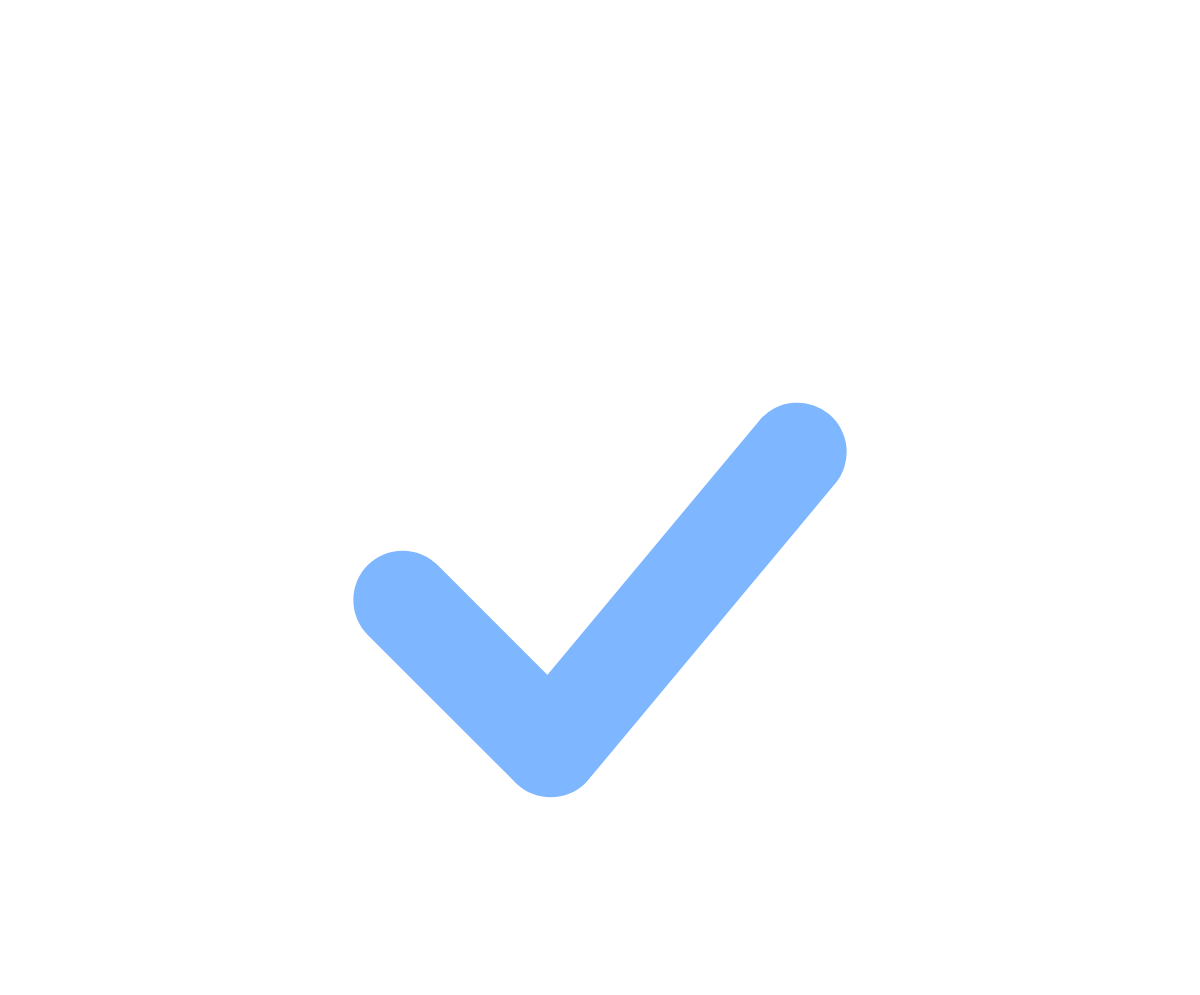
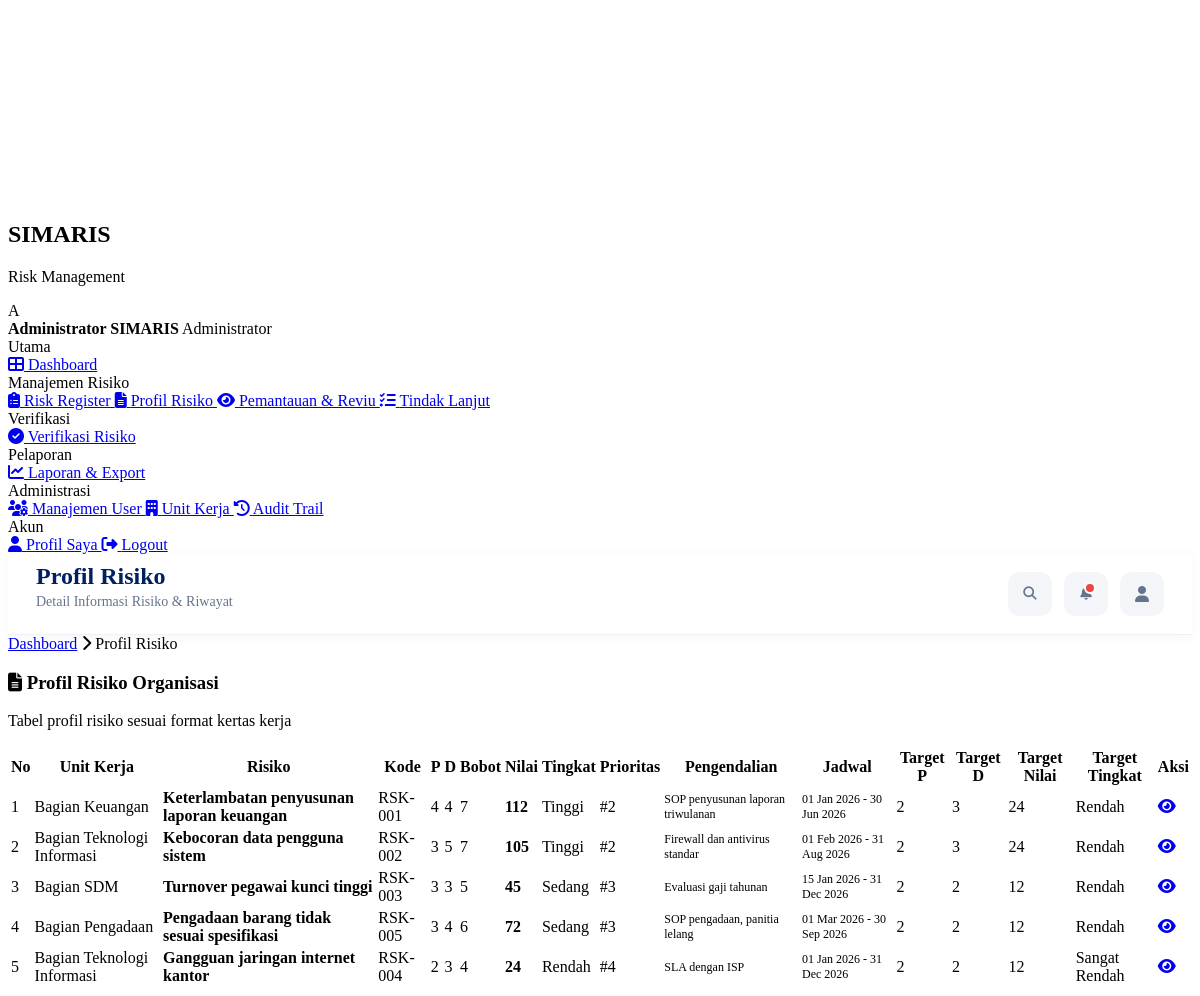
/pages/profil_risiko.php (signed in), run on the app's committed database (2 pictures, top to bottom).
### tables this page shows
CREATE TABLE `risiko` (
  `id`              INT(11)      NOT NULL AUTO_INCREMENT,
  `kode_risiko`     VARCHAR(30)  NOT NULL UNIQUE,
  `nama_risiko`     VARCHAR(255) NOT NULL,
  `unit_id`         INT(11)      NOT NULL,
  `penyebab`        TEXT         NOT NULL,
  `sumber_risiko`   ENUM('internal','eksternal') NOT NULL,
  `kategori_cuc`    ENUM('C','UC') NOT NULL COMMENT 'Controllable / Uncontrollable',
  `dampak_uraian`   TEXT         NOT NULL,
   
  `pengendalian`    TEXT,
  `efektivitas`     ENUM('efektif','tidak_efektif') DEFAULT 'tidak_efektif',
   
  `likelihood`      INT(1)       NOT NULL,
  `impact`          INT(1)       NOT NULL,
  `bobot`           INT(2)       NOT NULL,
  `nilai_risiko`    INT(4)       NOT NULL COMMENT 'P x D x Bobot',
  `tingkat_risiko`  ENUM('sangat_rendah','rendah','sedang','tinggi','sangat_tinggi') NOT NULL,
  `prioritas`       INT(1)       NOT NULL COMMENT '1=ST, 2=T, 3=S, 4=R, 5=SR',
   
  `selera_risiko`   ENUM('dalam_batas','diatas_batas') NOT NULL,
  `pilihan_penanganan` ENUM('menerima','mitigasi','menghindari','berbagi') NOT NULL,
   
  `rpr_uraian`      TEXT,
  `jadwal_mulai`    DATE,
  `jadwal_selesai`  DATE,
  `pj_id`           INT(11)      DEFAULT NULL COMMENT 'Penanggung Jawab',
   
  `target_likelihood`     INT(1),
  `target_impact`         INT(1),
  `target_bobot`          INT(2),
  `target_nilai_risiko`   INT(4),
  `target_tingkat_risiko` ENUM('sangat_rendah','rendah','sedang','tinggi','sangat_tinggi'),
   
  `status_mitigasi` ENUM('belum','belum_dimulai','dalam_proses','on_progress','selesai') DEFAULT 'belum_dimulai',
  `progress`        INT(3)       DEFAULT 0 COMMENT 'Persentase 0-100',
   
  `status_verifikasi` ENUM('draft','menunggu','disetujui','ditolak') DEFAULT 'draft',
  `verifikator_id`    INT(11)    DEFAULT NULL,
  `tanggal_verifikasi` DATETIME  DEFAULT NULL,
  `catatan_verifikasi` TEXT,
   
  `created_by`      INT(11)      NOT NULL,
  `created_at`      TIMESTAMP    DEFAULT CURRENT_TIMESTAMP,
  `updated_at`      TIMESTAMP    DEFAULT CURRENT_TIMESTAMP ON UPDATE CURRENT_TIMESTAMP,
  PRIMARY KEY (`id`),
  KEY `idx_unit` (`unit_id`),
  KEY `idx_tingkat` (`tingkat_risiko`),
  KEY `idx_status` (`status_mitigasi`)
);

CREATE TABLE `unit_kerja` (
  `id`         INT(11)      NOT NULL AUTO_INCREMENT,
  `kode_unit`  VARCHAR(20)  NOT NULL UNIQUE,
  `nama_unit`  VARCHAR(150) NOT NULL,
  `deskripsi`  TEXT,
  `created_at` TIMESTAMP    DEFAULT CURRENT_TIMESTAMP,
  PRIMARY KEY (`id`)
);

### pages/profil_risiko.php (the view, shortened to what the rows shown need)
<?php
require_once __DIR__ . '/../includes/header.php';
$id = (int)($_GET['id'] ?? 0);
if ($id > 0) {
    $stmt = $pdo->prepare("
        SELECT r.*, u.nama_unit, usr.nama_lengkap AS pj_nama, ver.nama_lengkap AS verif_nama
        FROM risiko r
        LEFT JOIN unit_kerja u ON u.id = r.unit_id
        LEFT JOIN users usr   ON usr.id = r.pj_id
        LEFT JOIN users ver   ON ver.id = r.verifikator_id
        WHERE r.id = ?");
    $stmt->execute([$id]);
    $r = $stmt->fetch();
    if (!$r) {
        flash('danger', 'Data risiko tidak ditemukan');
        header('Location: profil_risiko.php');
        exit;
    }
    $tl = $pdo->prepare("SELECT t.*, u.nama_lengkap FROM tindak_lanjut t
        LEFT JOIN users u ON u.id = t.user_id
        WHERE t.risiko_id=? ORDER BY t.tanggal DESC");
    $tl->execute([$id]);
    $tindak = $tl->fetchAll();
    $pm = $pdo->prepare("SELECT p.*, u.nama_lengkap FROM pemantauan p
        LEFT JOIN users u ON u.id = p.user_id
        WHERE p.risiko_id=? ORDER BY p.tanggal DESC");
    $pm->execute([$id]);
    $pemantauan = $pm->fetchAll();
?>
<div class="breadcrumb">
    <a href="<?= APP_URL ?>/dashboard.php">Dashboard</a>
    <i class="fas fa-chevron-right"></i>
    <a href="profil_risiko.php">Profil Risiko</a>
    <i class="fas fa-chevron-right"></i>
    <span><?= e($r['kode_risiko']) ?></span>
</div>
<div class="card">
    <div style="display:flex;justify-content:space-between;align-items:flex-start;flex-wrap:wrap;gap:16px;margin-bottom:24px">
        <div>
            <div style="display:flex;align-items:center;gap:12px;margin-bottom:8px">
                <span class="badge badge-info" style="font-size:13px;padding:6px 12px"><?= e($r['kode_risiko']) ?></span>
                <?= badgeTingkatRisiko($r['tingkat_risiko']) ?>
                <?= badgeStatusMitigasi($r['status_mitigasi']) ?>
                <?= badgeStatusVerifikasi($r['status_verifikasi']) ?>
            </div>
            <h2 style="color:var(--primary);margin-bottom:6px"><?= e($r['nama_risiko']) ?></h2>
            <p class="text-mute"><i class="fas fa-building"></i> <?= e($r['nama_unit']) ?></p>
        </div>
        <div style="display:flex;gap:8px">
            <a href="risiko.php?edit=<?= $r['id'] ?>" class="btn btn-primary"><i class="fas fa-edit"></i> Edit</a>
            <a href="tindak_lanjut.php?risiko=<?= $r['id'] ?>" class="btn btn-success"><i class="fas fa-plus"></i> Tindak Lanjut</a>
        </div>
    </div>
    <div class="row-2">
        <div>
            <h4 style="color:var(--primary-light);margin-bottom:12px"><i class="fas fa-info-circle"></i> Identifikasi</h4>
            <table style="width:100%;font-size:13px">
                <tr><td style="padding:6px 0;color:var(--text-mute);width:40%">Penyebab</td>
                    <td style="padding:6px 0"><?= nl2br(e($r['penyebab'])) ?></td></tr>
                <tr><td style="padding:6px 0;color:var(--text-mute)">Sumber</td>
                    <td style="padding:6px 0"><?= ucfirst($r['sumber_risiko']) ?> (<?= $r['kategori_cuc'] ?>)</td></tr>
                <tr><td style="padding:6px 0;color:var(--text-mute)">Dampak</td>
                    <td style="padding:6px 0"><?= nl2br(e($r['dampak_uraian'])) ?></td></tr>
            </table>
        </div>
        <div>
            <h4 style="color:var(--primary-light);margin-bottom:12px"><i class="fas fa-chart-bar"></i> Analisis</h4>
            <table style="width:100%;font-size:13px">
                <tr><td style="padding:6px 0;color:var(--text-mute);width:40%">Pengendalian</td>
                    <td style="padding:6px 0"><?= nl2br(e($r['pengendalian'] ?: '-')) ?></td></tr>
                <tr><td style="padding:6px 0;color:var(--text-mute)">Efektivitas</td>
                    <td style="padding:6px 0"><?= $r['efektivitas']=='efektif'?'<span class="badge badge-success">Efektif</span>':'<span class="badge badge-warning">Tidak Efektif</span>' ?></td></tr>
                <tr><td style="padding:6px 0;color:var(--text-mute)">P × D × Bobot</td>
                    <td style="padding:6px 0"><strong><?= $r['likelihood'] ?> × <?= $r['impact'] ?> × <?= $r['bobot'] ?> = <?= $r['nilai_risiko'] ?></strong></td></tr>
                <tr><td style="padding:6px 0;color:var(--text-mute)">Prioritas</td>
                    <td style="padding:6px 0">#<?= $r['prioritas'] ?></td></tr>
            </table>
        </div>
    </div>
    <hr style="margin:20px 0;border:none;border-top:1px solid var(--border-light)">
    <div class="row-2">
        <div>
            <h4 style="color:var(--primary-light);margin-bottom:12px"><i class="fas fa-balance-scale"></i> Evaluasi & Penanganan</h4>
            <table style="width:100%;font-size:13px">
                <tr><td style="padding:6px 0;color:var(--text-mute);width:40%">Selera Risiko</td>
                    <td style="padding:6px 0"><?= $r['selera_risiko']=='dalam_batas'?'<span class="badge badge-success">Dalam Batas</span>':'<span class="badge badge-warning">Di Atas Batas</span>' ?></td></tr>
                <tr><td style="padding:6px 0;color:var(--text-mute)">Pilihan Penanganan</td>
                    <td style="padding:6px 0"><?= ucfirst(str_replace('_',' ',$r['pilihan_penanganan'])) ?> Risiko</td></tr>
                <tr><td style="padding:6px 0;color:var(--text-mute)">Rencana</td>
                    <td style="padding:6px 0"><?= nl2br(e($r['rpr_uraian'] ?: '-')) ?></td></tr>
                <tr><td style="padding:6px 0;color:var(--text-mute)">Jadwal</td>
                    <td style="padding:6px 0"><?= formatTanggal($r['jadwal_mulai']) ?> s/d <?= formatTanggal($r['jadwal_selesai']) ?></td></tr>
            </table>
        </div>
        <div>
            <h4 style="color:var(--primary-light);margin-bottom:12px"><i class="fas fa-bullseye"></i> Target Penurunan</h4>
            <table style="width:100%;font-size:13px">
                <?php if ($r['target_nilai_risiko']): ?>
                <tr><td style="padding:6px 0;color:var(--text-mute);width:40%">Target P × D × Bobot</td>
                    <td style="padding:6px 0"><strong><?= $r['target_likelihood'] ?> × <?= $r['target_impact'] ?> × <?= $r['target_bobot'] ?> = <?= $r['target_nilai_risiko'] ?></strong></td></tr>
                <tr><td style="padding:6px 0;color:var(--text-mute)">Target Tingkat</td>
                    <td style="padding:6px 0"><?= badgeTingkatRisiko($r['target_tingkat_risiko']) ?></td></tr>
                <tr><td style="padding:6px 0;color:var(--text-mute)">Penurunan</td>
                    <td style="padding:6px 0;color:var(--success)">
                        <i class="fas fa-arrow-down"></i> <?= round((($r['nilai_risiko']-$r['target_nilai_risiko'])/$r['nilai_risiko'])*100) ?>%
                    </td></tr>
                <?php else: ?>
                <tr><td colspan="2" class="text-mute" style="padding:6px 0">Target penurunan belum ditetapkan</td></tr>
                <?php endif; ?>
                <tr><td style="padding:6px 0;color:var(--text-mute)">Progress Mitigasi</td>
                    <td style="padding:6px 0">
                        <div class="progress"><div class="progress-bar" style="width:<?= $r['progress'] ?>%"><?= $r['progress'] ?>%</div></div>
                    </td></tr>
            </table>
        </div>
    </div>
</div>
<div class="card">
    <div class="card-header">
        <div>
            <h3><i class="fas fa-tasks"></i> Riwayat Tindak Lanjut</h3>
            <p><?= count($tindak) ?> update tindak lanjut</p>
        </div>
    </div>
    <?php if (empty($tindak)): ?>
        <div class="text-center text-mute" style="padding:24px">Belum ada tindak lanjut</div>
    <?php else: ?>
    <div class="table-wrap">
        <table class="table">
            <thead><tr><th>Tanggal</th><th>Uraian</th><th>Progress</th><th>Status</th><th>Oleh</th></tr></thead>
            <tbody>
            <?php foreach ($tindak as $t): ?>
                <tr>
                    <td><?= formatTanggal($t['tanggal']) ?></td>
                    <td><?= e($t['uraian']) ?></td>
                    <td><strong><?= $t['progress'] ?>%</strong></td>
                    <td><?= badgeStatusMitigasi($t['status']) ?></td>
                    <td><?= e($t['nama_lengkap']) ?></td>
                </tr>
            <?php endforeach; ?>
            </tbody>
        </table>
    </div>
    <?php endif; ?>
</div>
<div class="card">
    <div class="card-header">
        <div>
            <h3><i class="fas fa-eye"></i> Riwayat Pemantauan & Reviu</h3>
            <p><?= count($pemantauan) ?> hasil pemantauan</p>
        </div>
        <a href="pemantauan.php?risiko=<?= $r['id'] ?>" class="btn btn-primary btn-sm"><i class="fas fa-plus"></i> Pemantauan Baru</a>
    </div>
    <?php if (empty($pemantauan)): ?>
        <div class="text-center text-mute" style="padding:24px">Belum ada pemantauan</div>
    <?php else: ?>
    <div class="table-wrap">
        <table class="table">
            <thead><tr><th>Tanggal</th><th>P</th><th>D</th><th>Bobot</th><th>Nilai</th><th>Tingkat</th><th>Simpulan</th><th>Efektivitas</th></tr></thead>
            <tbody>
            <?php foreach ($pemantauan as $p): ?>
                <tr>
                    <td><?= formatTanggal($p['tanggal']) ?></td>
                    <td><?= $p['likelihood_post'] ?></td>
                    <td><?= $p['impact_post'] ?></td>
                    <td><?= $p['bobot_post'] ?></td>
                    <td><strong><?= $p['nilai_post'] ?></strong></td>
                    <td><?= badgeTingkatRisiko($p['tingkat_post']) ?></td>
                    <td><?= str_replace('_',' ',ucfirst($p['simpulan'])) ?></td>
                    <td><?= $p['efektivitas']=='efektif' ? '<span class="badge badge-success">Efektif</span>' : '<span class="badge badge-warning">Tidak Efektif</span>' ?></td>
                </tr>
            <?php endforeach; ?>
            </tbody>
        </table>
    </div>
    <?php endif; ?>
</div>
<?php
} else {
    $where = $user['role'] === 'unit_kerja' ? "WHERE r.unit_id = {$user['unit_id']}" : '';
    $list = $pdo->query("
        SELECT r.*, u.nama_unit FROM risiko r
        LEFT JOIN unit_kerja u ON u.id = r.unit_id
        $where ORDER BY r.prioritas ASC")->fetchAll();
?>
<div class="card">
    <div class="table-wrap">
        <table class="table">
            <thead>
                <tr>
                    <th>No</th>
                    <th>Unit Kerja</th>
                    <th>Risiko</th>
                    <th>Kode</th>
                    <th>P</th><th>D</th><th>Bobot</th><th>Nilai</th>
                    <th>Tingkat</th><th>Prioritas</th>
                    <th>Pengendalian</th>
                    <th>Jadwal</th>
                    <th>Target P</th><th>Target D</th><th>Target Nilai</th><th>Target Tingkat</th>
                    <th>Aksi</th>
                </tr>
            </thead>
            <tbody>
            <?php foreach ($list as $i => $r): ?>
                <tr>
                    <td><?= $i+1 ?></td>
                    <td><?= e($r['nama_unit']) ?></td>
                    <td><strong><?= e($r['nama_risiko']) ?></strong></td>
                    <td><?= e($r['kode_risiko']) ?></td>
                    <td><?= $r['likelihood'] ?></td>
                    <td><?= $r['impact'] ?></td>
                    <td><?= $r['bobot'] ?></td>
                    <td><strong><?= $r['nilai_risiko'] ?></strong></td>
                    <td><?= badgeTingkatRisiko($r['tingkat_risiko']) ?></td>
                    <td>#<?= $r['prioritas'] ?></td>
                    <td style="max-width:200px;font-size:12px"><?= e(mb_substr($r['pengendalian']??'-',0,60)) ?></td>
                    <td style="font-size:12px"><?= formatTanggal($r['jadwal_mulai']) ?> - <?= formatTanggal($r['jadwal_selesai']) ?></td>
                    <td><?= $r['target_likelihood'] ?: '-' ?></td>
                    <td><?= $r['target_impact'] ?: '-' ?></td>
                    <td><?= $r['target_nilai_risiko'] ?: '-' ?></td>
                    <td><?= $r['target_tingkat_risiko'] ? badgeTingkatRisiko($r['target_tingkat_risiko']) : '-' ?></td>
                    <td><a href="?id=<?= $r['id'] ?>" class="btn btn-primary btn-icon"><i class="fas fa-eye"></i></a></td>
                </tr>
            <?php endforeach; ?>
            </tbody>
        </table>
    </div>
</div>
<?php } ?>
<?php require_once __DIR__ . '/../includes/footer.php'; ?>

### includes/functions.php (shortened to what the rows shown need)
<?php
function currentUser(): array {
    if (isset($_SESSION['user']) && is_array($_SESSION['user'])) {
        return $_SESSION['user'];
    }
    return [
        'id'           => $_SESSION['user_id']      ?? null,
        'username'     => $_SESSION['username']     ?? null,
        'nama_lengkap' => $_SESSION['nama_lengkap'] ?? null,
        'role'         => $_SESSION['role']         ?? null,
        'unit_id'      => $_SESSION['unit_id']      ?? null,
        'email'        => $_SESSION['email']        ?? null,
        'foto'         => $_SESSION['foto']         ?? null,
    ];
}
function formatTingkatRisiko(string $tingkat): string {
    return match($tingkat) {
        'sangat_rendah' => 'Sangat Rendah',
        'rendah'        => 'Rendah',
        'sedang'        => 'Sedang',
        'tinggi'        => 'Tinggi',
        'sangat_tinggi' => 'Sangat Tinggi',
        default         => ucfirst($tingkat),
    };
}
function badgeTingkatRisiko(string $tingkat): string {
    $label = formatTingkatRisiko($tingkat);
    $class = match($tingkat) {
        'sangat_rendah' => 'badge-success',
        'rendah'        => 'badge-success',
        'sedang'        => 'badge-warning',
        'tinggi'        => 'badge-orange',
        'sangat_tinggi' => 'badge-danger',
        default         => 'badge-secondary',
    };
    return "<span class=\"badge $class\">$label</span>";
}
function formatTanggal(?string $tgl, bool $withTime = false): string {
    return $withTime
        ? date('d M Y, H:i', strtotime($tgl))
        : date('d M Y', strtotime($tgl));
}
function e(?string $str): string {
    return htmlspecialchars($str ?? '', ENT_QUOTES, 'UTF-8');
}

### data on the page
risiko: unit_kerja.nama_unit "Bagian Keuangan", nama_risiko "Keterlambatan penyusunan laporan keuangan", kode_risiko "RSK-001", likelihood "4", impact "4", bobot "7", nilai_risiko "112", tingkat_risiko "Tinggi Rendah", prioritas "2", pengendalian "SOP penyusunan laporan triwulanan", jadwal_mulai "01 Jan 2026", jadwal_selesai "30 Jun 2026", target_likelihood "2", target_impact "3", target_nilai_risiko "24"
risiko: unit_kerja.nama_unit "Bagian Teknologi Informasi", nama_risiko "Kebocoran data pengguna sistem", kode_risiko "RSK-002", likelihood "3", impact "5", bobot "7", nilai_risiko "105", tingkat_risiko "Tinggi Rendah", prioritas "2", pengendalian "Firewall dan antivirus standar", jadwal_mulai "01 Feb 2026", jadwal_selesai "31 Aug 2026", target_likelihood "2", target_impact "3", target_nilai_risiko "24"
risiko: unit_kerja.nama_unit "Bagian SDM", nama_risiko "Turnover pegawai kunci tinggi", kode_risiko "RSK-003", likelihood "3", impact "3", bobot "5", nilai_risiko "45", tingkat_risiko "Sedang Rendah", prioritas "3", pengendalian "Evaluasi gaji tahunan", jadwal_mulai "15 Jan 2026", jadwal_selesai "31 Dec 2026", target_likelihood "2", target_impact "2", target_nilai_risiko "12"
risiko: unit_kerja.nama_unit "Bagian Pengadaan", nama_risiko "Pengadaan barang tidak sesuai spesifikasi", kode_risiko "RSK-005", likelihood "3", impact "4", bobot "6", nilai_risiko "72", tingkat_risiko "Sedang Rendah", prioritas "3", pengendalian "SOP pengadaan, panitia lelang", jadwal_mulai "01 Mar 2026", jadwal_selesai "30 Sep 2026", target_likelihood "2", target_impact "2", target_nilai_risiko "12"
risiko: unit_kerja.nama_unit "Bagian Teknologi Informasi", nama_risiko "Gangguan jaringan internet kantor", kode_risiko "RSK-004", likelihood "2", impact "3", bobot "4", nilai_risiko "24", tingkat_risiko "Rendah Sangat Rendah", prioritas "4", pengendalian "SLA dengan ISP", jadwal_mulai "01 Jan 2026", jadwal_selesai "31 Dec 2026", target_likelihood "2", target_impact "2", target_nilai_risiko "12"

### other printed values
$initial "A"
$user['nama_lengkap'] "Administrator SIMARIS"
formatRole($user['role']) "Administrator"
$page_title "Profil Risiko"
$page_subtitle "Detail Informasi Risiko & Riwayat"
